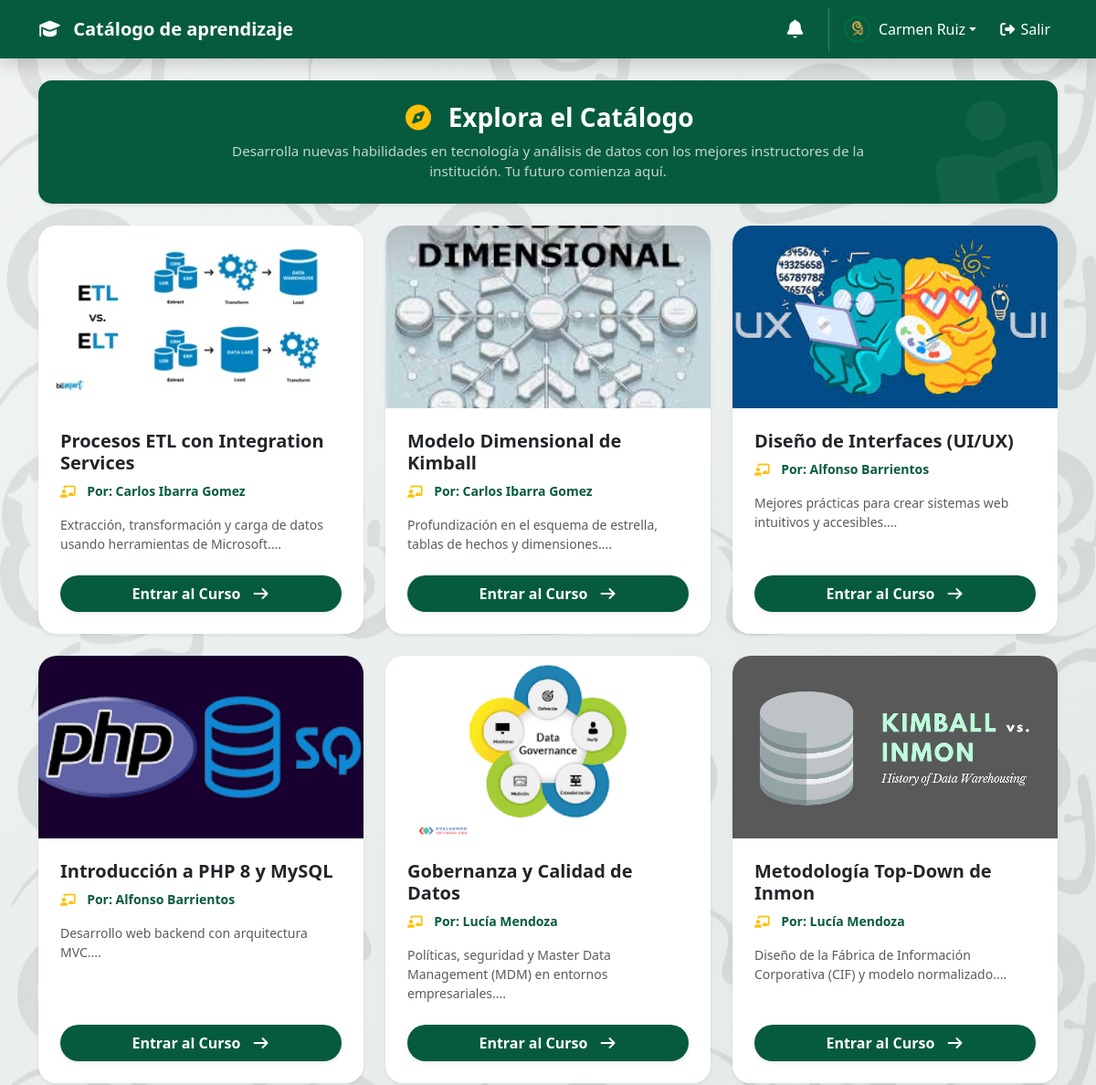
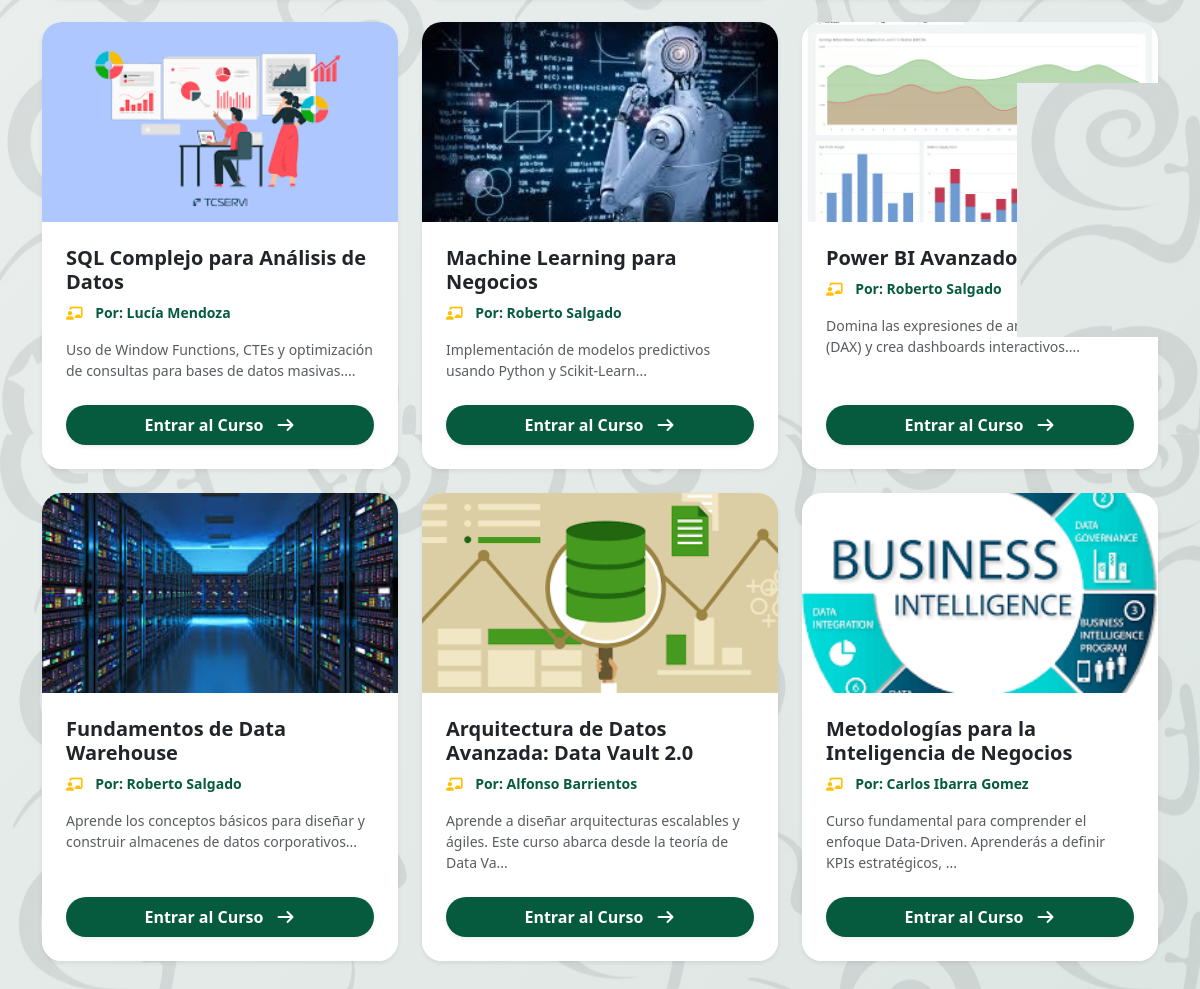
The app's page /Public/index.php (signed in) with its own data (2 pictures, top to bottom).
### tables this page shows
CREATE TABLE `cursos` (
  `id` int(11) NOT NULL,
  `titulo` varchar(150) NOT NULL,
  `descripcion` text DEFAULT NULL,
  `instructor_id` int(11) DEFAULT NULL,
  `fecha_creacion` timestamp NOT NULL DEFAULT current_timestamp(),
  `imagen` varchar(255) DEFAULT 'default.jpg'
);

CREATE TABLE `usuarios` (
  `id` int(11) NOT NULL,
  `nombre` varchar(100) NOT NULL,
  `email` varchar(100) NOT NULL,
  `password` varchar(255) NOT NULL,
  `rol` enum('estudiante','instructor','admin') NOT NULL,
  `fecha_registro` timestamp NOT NULL DEFAULT current_timestamp()
);

### Public/Includes/Curso.php (called while the page is built)
<?php
class Curso {
    private $db;
    public function __construct($conexion) {
        $this->db = $conexion;
    }
    public function obtenerCursosCatalogo() {
        $sql = "SELECT c.*, u.nombre AS nombre_instructor
                FROM cursos c
                INNER JOIN usuarios u ON c.instructor_id = u.id
                ORDER BY c.fecha_creacion DESC";
        return mysqli_query($this->db, $sql);
    }
}
?>

### Public/Index.php (the view, shortened to what this page needs)
<?php
include_once 'Includes/Header.php';
include_once 'Includes/Curso.php';
$conexion = ConexionDB::obtenerConexion();
$cursoObj = new Curso($conexion);
$res_cursos = $cursoObj->obtenerCursosCatalogo();
?>
<div class="container mt-4 mb-4">
    <div class="py-4 px-4 text-center bg-custom-green text-white shadow-sm position-relative overflow-hidden" style="border-radius: 15px;">
        <i class="fa-solid fa-book-open-reader position-absolute" style="font-size: 8rem; opacity: 0.05; right: -10px; bottom: -20px; transform: rotate(-10deg);"></i>
        <h3 class="fw-bold mb-2 position-relative z-1">
            <i class="fa-solid fa-compass text-warning me-2"></i> Explora el Catálogo
        </h3>
        <p class="col-lg-8 mx-auto mb-0 opacity-75 position-relative z-1" style="font-size: 0.95rem;">
            Desarrolla nuevas habilidades en tecnología y análisis de datos con los mejores instructores de la institución. Tu futuro comienza aquí.
        </p>
    </div>
</div>
<div class="container" id="catalogo">
    <div class="row">
        <?php if ($res_cursos && mysqli_num_rows($res_cursos) > 0): ?>
            <?php while ($curso = mysqli_fetch_assoc($res_cursos)):
                $img = (!empty($curso['imagen'])) ? '../' . $curso['imagen'] : 'https://via.placeholder.com/400x200?text=Aprende+Ahora';
            ?>
                <div class="col-md-6 col-lg-4 mb-4">
                    <div class="card h-100 shadow-sm border-0 hover-effect" style="border-radius: 20px; overflow: hidden;">
                        <img src="<?php echo $img; ?>" class="card-img-top curso-img" alt="Portada">
                        <div class="card-body p-4">
                            <h5 class="card-title fw-bold text-dark mb-2"><?php echo $curso['titulo']; ?></h5>
                            <p class="small fw-bold mb-3" style="color: #065b3e;">
                                <i class="fa-solid fa-chalkboard-user me-2 text-warning"></i> Por: <?php echo $curso['nombre_instructor']; ?>
                            </p>
                            <p class="card-text text-muted small">
                                <?php echo substr($curso['descripcion'], 0, 100) . '...'; ?>
                            </p>
                        </div>
                        <div class="card-footer bg-white border-top-0 p-4 pt-0 text-center">
                            <a href="Ver_Curso.php?id=<?php echo $curso['id']; ?>" class="btn btn-uabc-green w-100 fw-bold py-2 shadow-sm rounded-pill">
                                Entrar al Curso <i class="fa-solid fa-arrow-right ms-2"></i>
                            </a>
                        </div>
                    </div>
                </div>
            <?php endwhile; ?>
        <?php endif; ?>
    </div>
</div>
<?php include "Includes/Footer.php"; ?>

### Public/Includes/Header.php (style rules this page uses)
.bg-custom-green { background-color: #065b3e !important; }
body { background: linear-gradient(135deg, rgba(240, 244, 243, 0.8) 0%, rgba(216, 226, 223, 0.8) 100%), url("../Assets/Img/FondoCimarron.jpg"); background-position: center; background-repeat: repeat; background-attachment: fixed; min-height: 100vh; }
.btn-uabc-green { background-color: #065b3e; color: white; border-radius: 10px; font-weight: bold; transition: all 0.3s; border: none; }
.curso-img { height: 200px; object-fit: cover; width: 100%; }

### records on screen
cursos: imagen (picture), titulo "Procesos ETL con Integration Services", usuarios.nombre "Carlos Ibarra Gomez", descripcion "Extracción, transformación y carga de datos usando herramientas de Microsoft."
cursos: imagen (picture), titulo "Modelo Dimensional de Kimball", usuarios.nombre "Carlos Ibarra Gomez", descripcion "Profundización en el esquema de estrella, tablas de hechos y dimensiones."
cursos: imagen (picture), titulo "Diseño de Interfaces (UI/UX)", usuarios.nombre "Alfonso Barrientos", descripcion "Mejores prácticas para crear sistemas web intuitivos y accesibles."
cursos: imagen (picture), titulo "Introducción a PHP 8 y MySQL", usuarios.nombre "Alfonso Barrientos", descripcion "Desarrollo web backend con arquitectura MVC."
cursos: imagen (picture), titulo "Gobernanza y Calidad de Datos", usuarios.nombre "Lucía Mendoza", descripcion "Políticas, seguridad y Master Data Management (MDM) en entornos empresariales."
cursos: imagen (picture), titulo "Metodología Top-Down de Inmon", usuarios.nombre "Lucía Mendoza", descripcion "Diseño de la Fábrica de Información Corporativa (CIF) y modelo normalizado."
cursos: imagen (picture), titulo "SQL Complejo para Análisis de Datos", usuarios.nombre "Lucía Mendoza", descripcion "Uso de Window Functions, CTEs y optimización de consultas para bases de datos masivas."
cursos: imagen (picture), titulo "Machine Learning para Negocios", usuarios.nombre "Roberto Salgado", descripcion "Implementación de modelos predictivos usando Python y Scikit-Learn"
cursos: imagen (picture), titulo "Power BI Avanzado y DAX", usuarios.nombre "Roberto Salgado", descripcion "Domina las expresiones de análisis de datos (DAX) y crea dashboards interactivos."
cursos: imagen (picture), titulo "Fundamentos de Data Warehouse", usuarios.nombre "Roberto Salgado", descripcion "Aprende los conceptos básicos para diseñar y construir almacenes de datos corporativos"
cursos: imagen (picture), titulo "Arquitectura de Datos Avanzada: Data Vault 2.0", usuarios.nombre "Alfonso Barrientos", descripcion "Aprende a diseñar arquitecturas escalables y ágiles. Este curso abarca desde la teoría de Data Va"
cursos: imagen (picture), titulo "Metodologías para la Inteligencia de Negocios", usuarios.nombre "Carlos Ibarra Gomez", descripcion "Curso fundamental para comprender el enfoque Data-Driven. Aprenderás a definir KPIs estratégicos,"

### other values on screen
$_SESSION['nombre'] "Carmen Ruiz"
